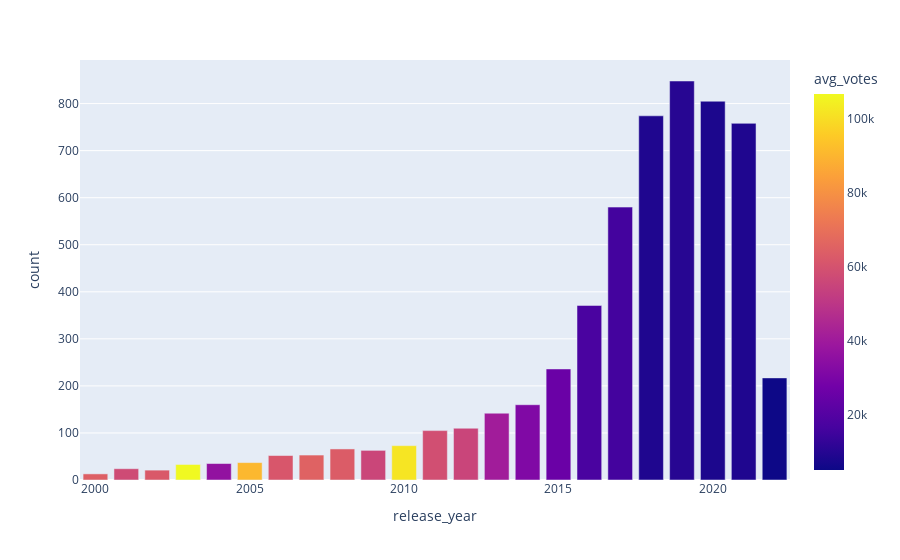

This figure's notebook cell:
### Code cell
px.bar(totals[totals.release_year >= 2000],
       x="release_year",
       y="count",
       color="avg_votes")

### Figure 1 — Plotly figure (JSON) as saved in the notebook; plotly's stock layout.template omitted (floating-point values rounded to 4 significant figures)
{"data": [{"alignmentgroup": "True", "hovertemplate": "release_year=%{x}<br>count=%{y}<br>avg_votes=%{marker.color}<extra></extra>", "legendgroup": "", "marker": {"color": [64270.0, 57370.0, 62360.0, 106800.0, 36500.0, 90670.0, 61460.0, 65250.0, 63450.0, 55800.0, 102000.0, 58700.0, 55300.0, 40850.0, 31660.0, 25600.0, 17470.0, 16010.0, 8845.0, 10290.0, 8084.0, 8760.0, 5182.0], "coloraxis": "coloraxis", "pattern": {"shape": ""}}, "name": "", "offsetgroup": "", "orientation": "v", "showlegend": false, "textposition": "auto", "x": [2000, 2001, 2002, 2003, 2004, 2005, 2006, 2007, 2008, 2009, 2010, 2011, 2012, 2013, 2014, 2015, 2016, 2017, 2018, 2019, 2020, 2021, 2022], "xaxis": "x", "y": [13, 24, 21, 33, 35, 37, 52, 53, 66, 63, 73, 105, 110, 142, 160, 236, 371, 580, 774, 848, 805, 758, 217], "yaxis": "y", "type": "bar"}], "layout": {"xaxis": {"anchor": "y", "domain": [0.0, 1.0], "title": {"text": "release_year"}}, "yaxis": {"anchor": "x", "domain": [0.0, 1.0], "title": {"text": "count"}}, "coloraxis": {"colorbar": {"title": {"text": "avg_votes"}}, "colorscale": [[0.0, "#0d0887"], [0.1111, "#46039f"], [0.2222, "#7201a8"], [0.3333, "#9c179e"], [0.4444, "#bd3786"], [0.5556, "#d8576b"], [0.6667, "#ed7953"], [0.7778, "#fb9f3a"], [0.8889, "#fdca26"], [1.0, "#f0f921"]]}, "legend": {"tracegroupgap": 0}, "margin": {"t": 60}, "barmode": "relative"}}
